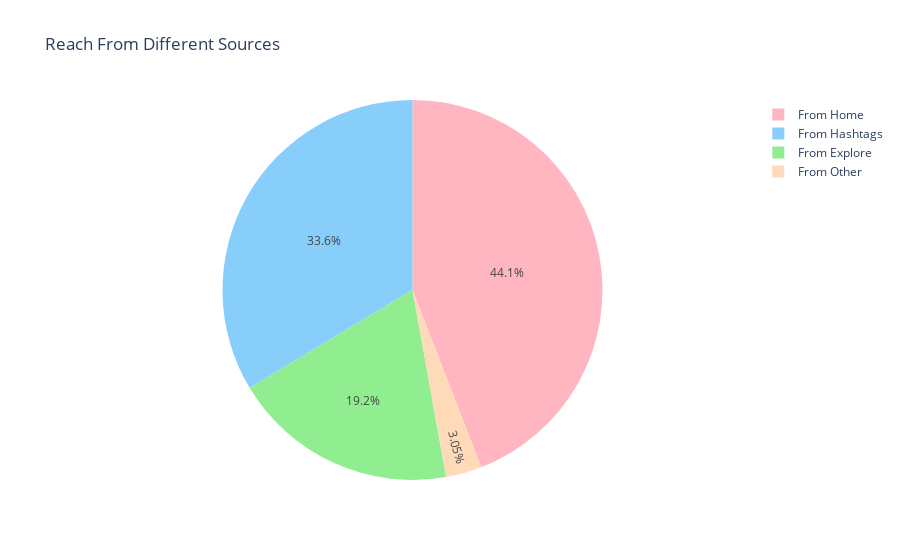

Notebook code cell kept with this figure:
### Markdown cell above
Now let's have a look at the distribution of reach from different sources:

### Code cell
reach_sources = ['From Home', 'From Hashtags', 'From Explore', 'From Other']
reach_counts = [data[source].sum() for source in reach_sources]

colors = ['#FFB6C1', '#87CEFA', '#90EE90', '#FFDAB9']

fig = px.pie(data_frame=data,
             names=reach_sources,
             values=reach_counts,
             title='Reach From Different Sources',
             color_discrete_sequence=colors)
fig.show()

### Figure 1 — Plotly figure (JSON) as saved in the notebook; plotly's stock layout.template omitted (floating-point values rounded to 4 significant figures)
{"data": [{"domain": {"x": [0, 1], "y": [0, 1]}, "hovertemplate": "label=%{label}<br>value=%{value}<extra></extra>", "labels": ["From Home", "From Hashtags", "From Explore", "From Other"], "legendgroup": "", "name": "", "showlegend": true, "type": "pie", "values": [294619, 224614, 128294, 20360]}], "layout": {"legend": {"tracegroupgap": 0}, "piecolorway": ["#FFB6C1", "#87CEFA", "#90EE90", "#FFDAB9"], "title": {"text": "Reach From Different Sources"}}}
